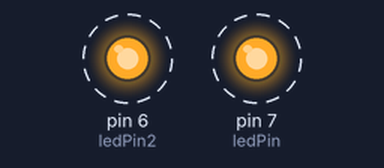
Recording of a sketch running on a simulated Arduino Uno, built with avr-gcc and run on an emulated ATmega328P. Parts: output pins drawn as LEDs (lit = HIGH). Dashed ring = blinking.

Above: at 0.5 s.
Timing chart, 0 to 4.6 s (numbered marks = the images above):
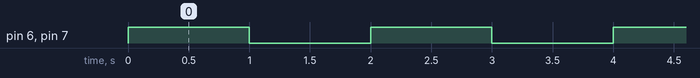

Measured:
- by itself, pin 6 (ledPin2), pin 7 (ledPin): alternates HIGH for 1.0 s and LOW for 1.0 s

The sketch:

LED.ino
```cpp
// Define the LED pins
int ledPin = 7;
int ledPin2 = 6;

void setup() {
  // Set the LED pins as outputs
  pinMode(ledPin, OUTPUT);
  pinMode(ledPin2, OUTPUT);
}

void loop() {
  // Turn the first LED on
  digitalWrite(ledPin, HIGH);

  // Turn the second LED on
  digitalWrite(ledPin2, HIGH);
  delay(1000); // Wait for 1 second

  // Turn the first LED off
  digitalWrite(ledPin, LOW);

  // Turn the second LED off
  digitalWrite(ledPin2, LOW);
  delay(1000); // Wait for 1 second
}
```
